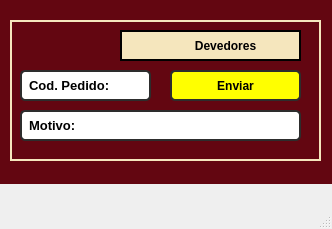
<?xml version="1.0" encoding="UTF-8"?>
<ui version="4.0">
 <class>MainWindow</class>
 <widget class="QMainWindow" name="MainWindow">
  <property name="geometry">
   <rect>
    <x>0</x>
    <y>0</y>
    <width>332</width>
    <height>229</height>
   </rect>
  </property>
  <property name="minimumSize">
   <size>
    <width>332</width>
    <height>225</height>
   </size>
  </property>
  <property name="maximumSize">
   <size>
    <width>332</width>
    <height>229</height>
   </size>
  </property>
  <property name="windowTitle">
   <string>Lançar Devedor</string>
  </property>
  <widget class="QWidget" name="centralwidget">
   <widget class="QFrame" name="frame">
    <property name="geometry">
     <rect>
      <x>0</x>
      <y>0</y>
      <width>345</width>
      <height>184</height>
     </rect>
    </property>
    <property name="styleSheet">
     <string notr="true">background-color: rgb(99, 6, 17);</string>
    </property>
    <property name="frameShape">
     <enum>QFrame::NoFrame</enum>
    </property>
    <property name="frameShadow">
     <enum>QFrame::Raised</enum>
    </property>
    <widget class="QFrame" name="frame_2">
     <property name="geometry">
      <rect>
       <x>10</x>
       <y>20</y>
       <width>311</width>
       <height>141</height>
      </rect>
     </property>
     <property name="styleSheet">
      <string notr="true">border: 2px solid rgb(245, 230, 189);</string>
     </property>
     <property name="frameShape">
      <enum>QFrame::StyledPanel</enum>
     </property>
     <property name="frameShadow">
      <enum>QFrame::Raised</enum>
     </property>
     <widget class="QLineEdit" name="codigo">
      <property name="geometry">
       <rect>
        <x>10</x>
        <y>50</y>
        <width>131</width>
        <height>31</height>
       </rect>
      </property>
      <property name="font">
       <font>
        <pointsize>10</pointsize>
        <weight>75</weight>
        <bold>true</bold>
        <kerning>true</kerning>
       </font>
      </property>
      <property name="styleSheet">
       <string notr="true">QLineEdit{
	border: 2px solid rgb(45, 45, 45);
 	border-radius: 5px;
    padding: 5px;
     color: rgb(255,275,275);
	background-color: rgb(255, 255, 255);
}
QLineEdit:hover{
	border: 2px solid rgb(55, 55, 55);
    color: rgb(0,0,0);
}
QLineEdit:focus{
	border: 2px solid rgb(255, 207, 0);
     color: rgb(0, 0, 0);
}</string>
      </property>
      <property name="text">
       <string/>
      </property>
      <property name="placeholderText">
       <string>Cod. Pedido:</string>
      </property>
     </widget>
     <widget class="QPushButton" name="enviar">
      <property name="geometry">
       <rect>
        <x>160</x>
        <y>50</y>
        <width>131</width>
        <height>31</height>
       </rect>
      </property>
      <property name="font">
       <font>
        <weight>75</weight>
        <bold>true</bold>
       </font>
      </property>
      <property name="styleSheet">
       <string notr="true">QPushButton{
	border: 2px solid rgb(45, 45, 45);
 	border-radius: 5px;
    padding: 5px;
     color: rgb(255,275,275);
	background-color: rgb(255, 255, 255);
	
	
	background-color: rgb(255, 255, 0);
}
QPushButton:hover{
	border: 2px solid rgb(55, 55, 55);
    color: rgb(0,0,0);
}
QPushButton:focus{
	border: 2px solid rgb(255, 207, 0);
     color: rgb(0, 0, 0);
}</string>
      </property>
      <property name="text">
       <string>Enviar</string>
      </property>
     </widget>
     <widget class="QLabel" name="label_18">
      <property name="geometry">
       <rect>
        <x>110</x>
        <y>10</y>
        <width>181</width>
        <height>31</height>
       </rect>
      </property>
      <property name="font">
       <font>
        <weight>75</weight>
        <bold>true</bold>
       </font>
      </property>
      <property name="styleSheet">
       <string notr="true">QLabel{
border: 2px solid rgb(245, 230, 189);
background-color: rgb(245, 230, 189);
border: 2px solid rgb(255, 275, 275);
border-radius: 0px;
}</string>
      </property>
      <property name="text">
       <string>                     Devedores</string>
      </property>
     </widget>
     <widget class="QLineEdit" name="motivo_dever">
      <property name="geometry">
       <rect>
        <x>10</x>
        <y>90</y>
        <width>281</width>
        <height>31</height>
       </rect>
      </property>
      <property name="font">
       <font>
        <pointsize>10</pointsize>
        <weight>75</weight>
        <bold>true</bold>
        <kerning>true</kerning>
       </font>
      </property>
      <property name="styleSheet">
       <string notr="true">QLineEdit{
	border: 2px solid rgb(45, 45, 45);
 	border-radius: 5px;
    padding: 5px;
     color: rgb(255,275,275);
	background-color: rgb(255, 255, 255);
}
QLineEdit:hover{
	border: 2px solid rgb(55, 55, 55);
    color: rgb(0,0,0);
}
QLineEdit:focus{
	border: 2px solid rgb(255, 207, 0);
     color: rgb(0, 0, 0);
}</string>
      </property>
      <property name="text">
       <string/>
      </property>
      <property name="placeholderText">
       <string>Motivo:</string>
      </property>
     </widget>
    </widget>
   </widget>
  </widget>
  <widget class="QMenuBar" name="menubar">
   <property name="geometry">
    <rect>
     <x>0</x>
     <y>0</y>
     <width>332</width>
     <height>21</height>
    </rect>
   </property>
  </widget>
  <widget class="QStatusBar" name="statusbar"/>
 </widget>
 <resources/>
 <connections/>
</ui>
